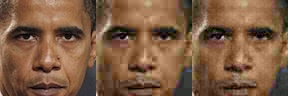
#> input picture evaluate.jpg, 288 x 96 px, given as the content of the folder ../stl10/, which was not available
$ python dataset_generator.py
#> lines starting #> are read from the running program, lines starting #| are printed output that depends on the picture; pictures that were not available may be replaced by others from this repository, and a replacement may not be noted
### src/dataset_util/paths.py
import os

def load_all_images_in_dir(dirName):
#> called with dirName = '../stl10/'
    listOfFiles = []
    valid_ext = ["bmp", "jpg", "png"]
    for (dirpath, dirnames, filenames) in os.walk(dirName):
            for file in filenames:
                if "_flip" in file:
                    continue
                if file.split(".")[-1] in valid_ext:
                    listOfFiles += [os.path.join(dirpath, file)]

    return listOfFiles


# [11 lines left out: function split_by_category, not called in this run]


### src/jpeg.py
'''
Deep Jpeg Decoder
Copyright (C) 2018 by Antonio J. Grandson Busson <busson@outlook.com>
This program is free software: you can redistribute it and/or modify
it under the terms of the GNU General Public License as published by
the Free Software Foundation, either version 3 of the License, or
(at your option) any later version.
This program is distributed in the hope that it will be useful,
but WITHOUT ANY WARRANTY; without even the implied warranty of
MERCHANTABILITY or FITNESS FOR A PARTICULAR PURPOSE.  See the
GNU General Public License for more details.
You should have received a copy of the GNU General Public License
along with this program. If not, see <http://www.gnu.org/licenses/>.
'''

import cv2
import numpy as np
import math
from scipy import fftpack

IMG_DEFAULT_SIZE = 96


zigzag_table = np.array([[0, 1, 5, 6,14,15,27,28],
                         [2, 4, 7,13,16,26,29,42],
                         [3, 8,12,17,25,30,41,43],
                         [9,11,18,24,31,40,44,53],
                         [10,19,23,32,39,45,52,54],
                         [20,22,33,38,46,51,55,60],
                         [21,34,37,47,50,56,59,61],
                         [35,36,48,49,57,58,62,63]])

zigzag_vec_to_block = np.array([[0,0],[0,1],[1,0],[2,0],[1,1],[0,2],[0,3],[1,2],
                               [2,1],[3,0],[4,0],[3,1],[2,2],[1,3],[0,4],[0,5],
                               [1,4],[2,3],[3,2],[4,1],[5,0],[6,0],[5,1],[4,2],
                               [3,3],[2,4],[1,5],[0,6],[0,7],[1,6],[2,5],[3,4],
                               [4,3],[5,2],[6,1],[7,0],[7,1],[6,2],[5,3],[4,4],
                               [3,5],[2,6],[1,7],[2,7],[3,6],[4,5],[5,4],[6,3],
                               [7,2],[7,3],[6,4],[5,5],[4,6],[3,7],[4,7],[5,6],
                               [6,5],[7,4],[7,5],[6,6],[5,7],[6,7],[7,6],[7,7]])


qtable_luma = np.array([[16, 11, 10, 16, 24, 40, 51, 61],
                        [12, 12, 14, 19, 26, 58, 60, 55],
                        [14, 13, 16, 24, 40, 57, 69, 56],
                        [14, 17, 22, 29, 51, 87, 80, 62],
                        [18, 22, 37, 56, 68, 109, 103, 77],
                        [24, 35, 55, 64, 81, 104, 113, 92],
                        [49, 64, 78, 87, 103, 121, 120, 101],
                        [72, 92, 95, 98, 112, 100, 103, 99]])

qtable_chroma = np.array([[17, 18, 24, 47, 99, 99, 99, 99],
                          [18, 21, 26, 66, 99, 99, 99, 99],
                          [24, 26, 56, 99, 99, 99, 99, 99],
                          [47, 66, 99, 99, 99, 99, 99, 99],
                          [99, 99, 99, 99, 99, 99, 99, 99],
                          [99, 99, 99, 99, 99, 99, 99, 99],
                          [99, 99, 99, 99, 99, 99, 99, 99],
                          [99, 99, 99, 99, 99, 99, 99, 99]])


# [8 lines left out: function level_shift, not called in this run]

def get_2D_dct(image_block):
    return fftpack.dct(fftpack.dct(image_block.T, norm='ortho').T, norm='ortho')

def get_2D_idct(coefficients_block):
    return fftpack.idct(fftpack.idct(coefficients_block.T, norm='ortho').T, norm='ortho')

def apply_dct(original_block):
    #shifted_block = level_shift(original_block, -128)
    return get_2D_dct(original_block)

# [26 lines left out: functions restore_block, zigzag_sort, zigzag_to_block, not called in this run]

def get_dct_image(image):
    width = image.shape[0]
    height = image.shape[1]

    dct_image = np.zeros((width,height, 3), np.float32)

    for pos_x in range(0, width, 8):
        for pos_y in range(0, height, 8):
            for channel in range(3):
                block = image[pos_y:pos_y+8, pos_x:pos_x+8, channel]
                dct_image[pos_y:pos_y+8, pos_x:pos_x+8, channel] = apply_dct(block)

    return dct_image

# [38 lines left out: functions restore_image, clear_coefficients, clear_image_dct_coefficients, not called in this run]

def quantize_dct_block(dtc_block, channel, qtable_luma, qtable_chroma):
    for i in range(0,8):
        for j in range(0,8):
            if channel == 0:
                dtc_block[i][j] = np.round((dtc_block[i][j]/qtable_luma[i][j]), 0)
            else:
                dtc_block[i][j] = np.round((dtc_block[i][j]/qtable_chroma[i][j]), 0)

    return dtc_block

# [20 lines left out: functions unquantize_dct_block, create_zizag_weights, not called in this run]

def quantization_dct_image(dct_image, qtable_luma, qtable_chroma, op="quantize"):
    width = dct_image.shape[0]
    height = dct_image.shape[1]

    new_dct_image = np.zeros((width,height, 3), np.float32)

    for pos_x in range(0, width, 8):
        for pos_y in range(0, height, 8):
            for channel in range(3):
                block = dct_image[pos_y:pos_y+8, pos_x:pos_x+8, channel]
                if op == "quantize":
                    block = quantize_dct_block(block, channel, qtable_luma, qtable_chroma)
                else:
                    block = unquantize_dct_block(block, channel, qtable_luma, qtable_chroma)
                new_dct_image[pos_y:pos_y+8, pos_x:pos_x+8, channel] = block

    return new_dct_image


def scale_qtable(Q):
    global qtable_luma, qtable_chroma

    S = 0
    if Q < 50:
        S = 5000/Q
    else:
        S = 200 - 2*Q

    new_qtable_luma = (qtable_luma*S + 50)/100
    new_qtable_chroma = (qtable_chroma*S + 50)/100

    for i in range(0,8):
        for j in range(0,8):
            if new_qtable_luma[i,j] < 1:
                new_qtable_luma[i,j] = 1
            if new_qtable_chroma[i,j] < 1:
                new_qtable_chroma[i,j] = 1

    return new_qtable_luma.astype(int), new_qtable_chroma.astype(int)


def generate_qtables(quality_factor=50):
    new_qtable_luma, new_qtable_chroma = scale_qtable(quality_factor)
    return new_qtable_luma, new_qtable_chroma

def encode_image(image_data, qtable_luma, qtable_chroma):
    image_data = cv2.cvtColor(image_data, cv2.COLOR_BGR2YUV)

    dct_image = get_dct_image(image_data)
    dct_image = quantization_dct_image(dct_image, qtable_luma, qtable_chroma, op="quantize")

    return dct_image

# [7 lines left out: function decode_image, not called in this run]

### src/dataset_util/dataset_generator.py
import cv2
from paths import *
import os,sys,inspect
currentdir = os.path.dirname(os.path.abspath(inspect.getfile(inspect.currentframe())))
parentdir = os.path.dirname(currentdir)
sys.path.insert(0,parentdir)
from jpeg import *


def create_dataset_dcts(file_name):

        ori_img = cv2.imread(file_name)
        ori_img = cv2.resize(ori_img, (IMG_DEFAULT_SIZE, IMG_DEFAULT_SIZE))

        qtable_luma_100, qtable_chroma_100 = generate_qtables(quality_factor=100)
        qtable_luma_10, qtable_chroma_10 = generate_qtables(quality_factor=10)

        dct_img_100 = encode_image(ori_img, qtable_luma_100, qtable_chroma_100)
        dct_img_10 = encode_image(ori_img, qtable_luma_10, qtable_chroma_10)

        str_img_100_0 = ""
        str_img_100_1 = ""
        str_img_100_2 = ""

        str_img_10_0 = ""
        str_img_10_1 = ""
        str_img_10_2 = ""

        for i in range(0, ori_img.shape[0]):
                for j in range(0, ori_img.shape[1]):
                        str_img_100_0 += str(dct_img_100[i,j,0])+";"
                        str_img_100_1 += str(dct_img_100[i,j,1])+";"
                        str_img_100_2 += str(dct_img_100[i,j,2])+";"

                        #print(dct_img_10[i,j,0],";")
                        str_img_10_0 += str(dct_img_10[i,j,0])+";"
                        str_img_10_1 += str(dct_img_10[i,j,1])+";"
                        str_img_10_2 += str(dct_img_10[i,j,2])+";"

        file_100_basename = file_name.split('.png')[0]+"_dct_100.txt"
        file_10_basename = file_name.split('.png')[0]+"_dct_10.txt"

        if os.path.isfile(file_100_basename):
                os.remove(file_100_basename)

        if os.path.isfile(file_10_basename):
                os.remove(file_10_basename)

        file_100 = open(file_100_basename, "w")
        file_100.write(str_img_100_0[:-1]+"\n")
        file_100.write(str_img_100_1[:-1]+"\n")
        file_100.write(str_img_100_2[:-1]+"\n")
        file_100.close()

        file_10 = open(file_10_basename, "w")
        file_10.write(str_img_10_0[:-1]+"\n")
        file_10.write(str_img_10_1[:-1]+"\n")
        file_10.write(str_img_10_2[:-1]+"\n")
        file_10.close()


def augment_dataset(listOfFiles):
        new_file_list = []
        for data in listOfFiles:
                new_file_list.append(data)

                ori_img = cv2.imread(data)
#> ori_img is the input picture: shape (96, 288, 3); mean B, G, R 66.6, 92.4, 126.8
                ori_img = cv2.resize(ori_img, (IMG_DEFAULT_SIZE, IMG_DEFAULT_SIZE))
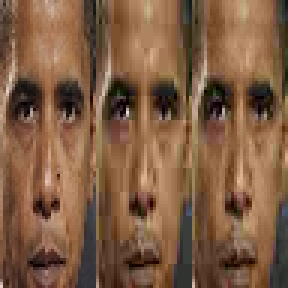
#> ori_img: shape (96, 96, 3) (shown 3 times larger); mean B, G, R 66.7, 92.4, 126.8

                file_x = data.split('.png')[0]+"_flip_x.png"
                new_file_list.append(file_x)
                file_y = data.split('.png')[0]+"_flip_y.png"
                new_file_list.append(file_y)
                file_xy = data.split('.png')[0]+"_flip_xy.png"
                new_file_list.append(file_xy)

                if os.path.isfile(file_x):
                        os.remove(file_x)

                if os.path.isfile(file_y):
                        os.remove(file_y)

                if os.path.isfile(file_xy):
                        os.remove(file_xy)


                flip_x_img = cv2.flip(ori_img, 0)
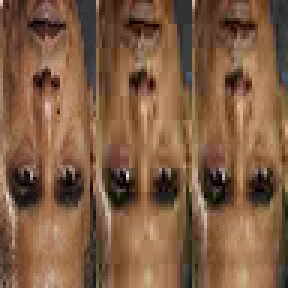
#> flip_x_img: shape (96, 96, 3) (shown 3 times larger); mean B, G, R 66.7, 92.4, 126.8
                flip_y_img = cv2.flip(ori_img, 1)
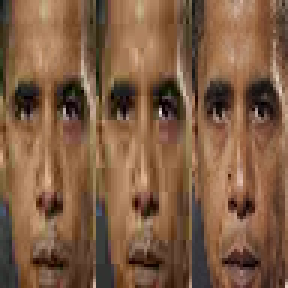
#> flip_y_img: shape (96, 96, 3) (shown 3 times larger); mean B, G, R 66.7, 92.4, 126.8
                flip_xy_img = cv2.flip(ori_img, -1)
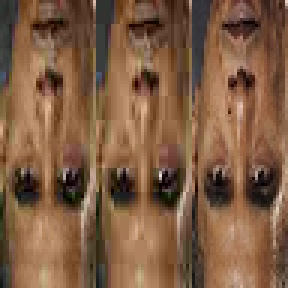
#> flip_xy_img: shape (96, 96, 3) (shown 3 times larger); mean B, G, R 66.7, 92.4, 126.8

                cv2.imwrite(file_x,flip_x_img)
                cv2.imwrite(file_y,flip_y_img)
                cv2.imwrite(file_xy,flip_xy_img)

        return new_file_list


listOfFiles = load_all_images_in_dir("../stl10/")

listOfFiles = augment_dataset(listOfFiles)

for data in listOfFiles:
        print(data)
        create_dataset_dcts(data)
#> in encode_image, `image_data = cv2.cvtColor(image_data, cv2.COLOR_BGR2YUV)`: image_data: shape (96, 96, 3); mean of channels 0, 1, 2 99.8, 111.7, 151.8
#> after the loop in get_dct_image, `for pos_x in range(0, width, 8):`: dct_image: shape (96, 96, 3) float32; mean of channels 0, 1, 2 13.7, 13.8, 19.1
#> after the loop in quantization_dct_image, `for pos_x in range(0, width, 8):`: new_dct_image: shape (96, 96, 3) float32; mean of channels 0, 1, 2 13.7, 13.8, 19.1
#> after the loop in quantization_dct_image (call 2), `for pos_x in range(0, width, 8):`: new_dct_image: shape (96, 96, 3) float32; mean of channels 0, 1, 2 0.177, 0.163, 0.227
